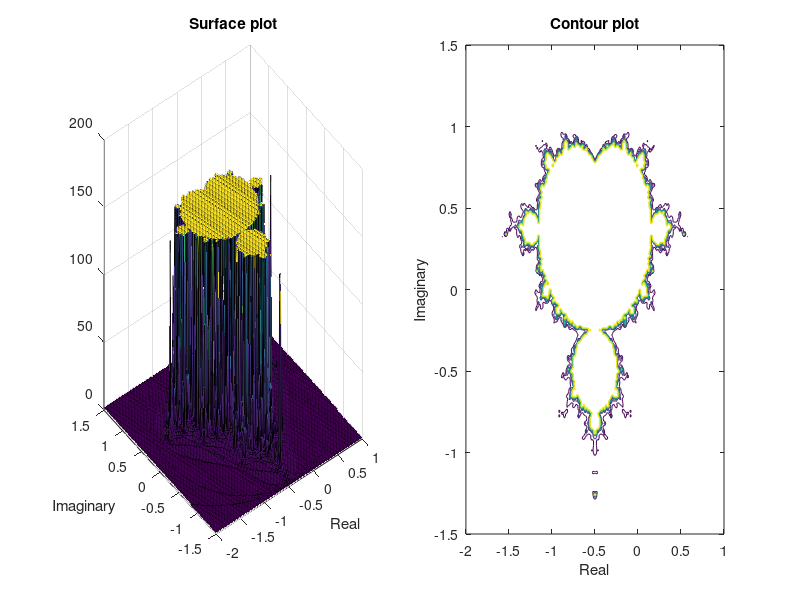
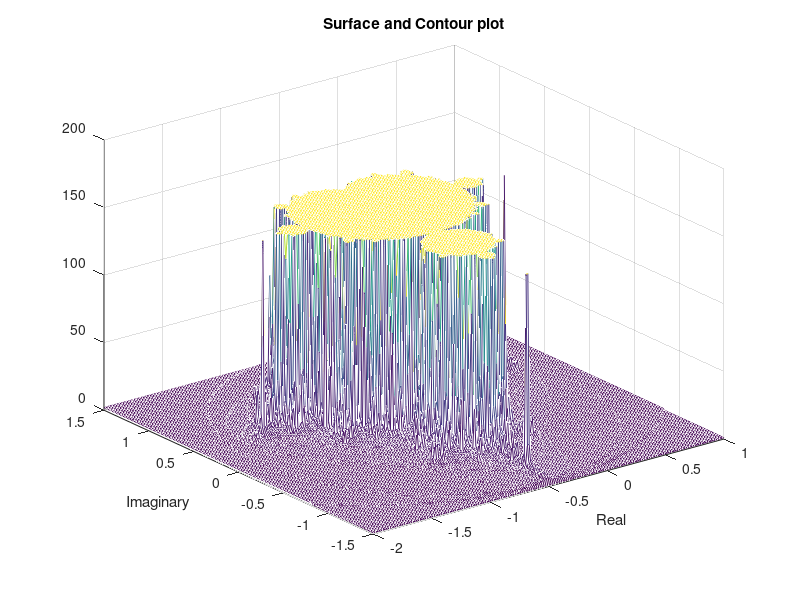

The MATLAB source for these figures, in order:
% Mandelbrot set
%
% This program plots the Mandelbrot set fractal as surface and contour
% plots. It is contained in the range [-2, 1] for the real part and [-1.5,
% 1.5] for the imagynary part.
%
% Made by BG

clear all 
clear

% n is the dimensions of the grid (number of points)
n = 200;

% Declare the x and y arrays for the grid
realC = linspace(-2,1,n);
imC = linspace(-1.5,1.5,n);

% Initialize the C and M matrices for eficiency 
C = zeros(n,n);
M = zeros(n,n);

% Populate the C matrix with imaginary numbers
for i=1:n
    for j=1:n
        C(i,j) = realC(i) + 1i*imC(j);
    end
end

% Calculate the numbers that belong to the Mandelbrot set
for i=1:n
    for j=1:n
        z = 0;
        cont = 0;
        zMagnitude = 0;
        for k=1:150
            z = z^2 + C(i,j);
            zMagnitude = abs(z);
            cont = cont + 1;
            if zMagnitude > 2
                break
            end
        end
        M(i,j) = cont;
    end
end

% Plot the results
figure(1);
subplot(1,2,1);
surf(realC,imC,M)
title("Surface plot")
xlabel("Real")
ylabel("Imaginary")

subplot(1,2,2);
contour(realC,imC,M)
title("Contour plot")
xlabel("Real")
ylabel("Imaginary")

figure(2);
meshc(realC,imC,M)
title("Surface and Contour plot")
xlabel("Real")
ylabel("Imaginary")
